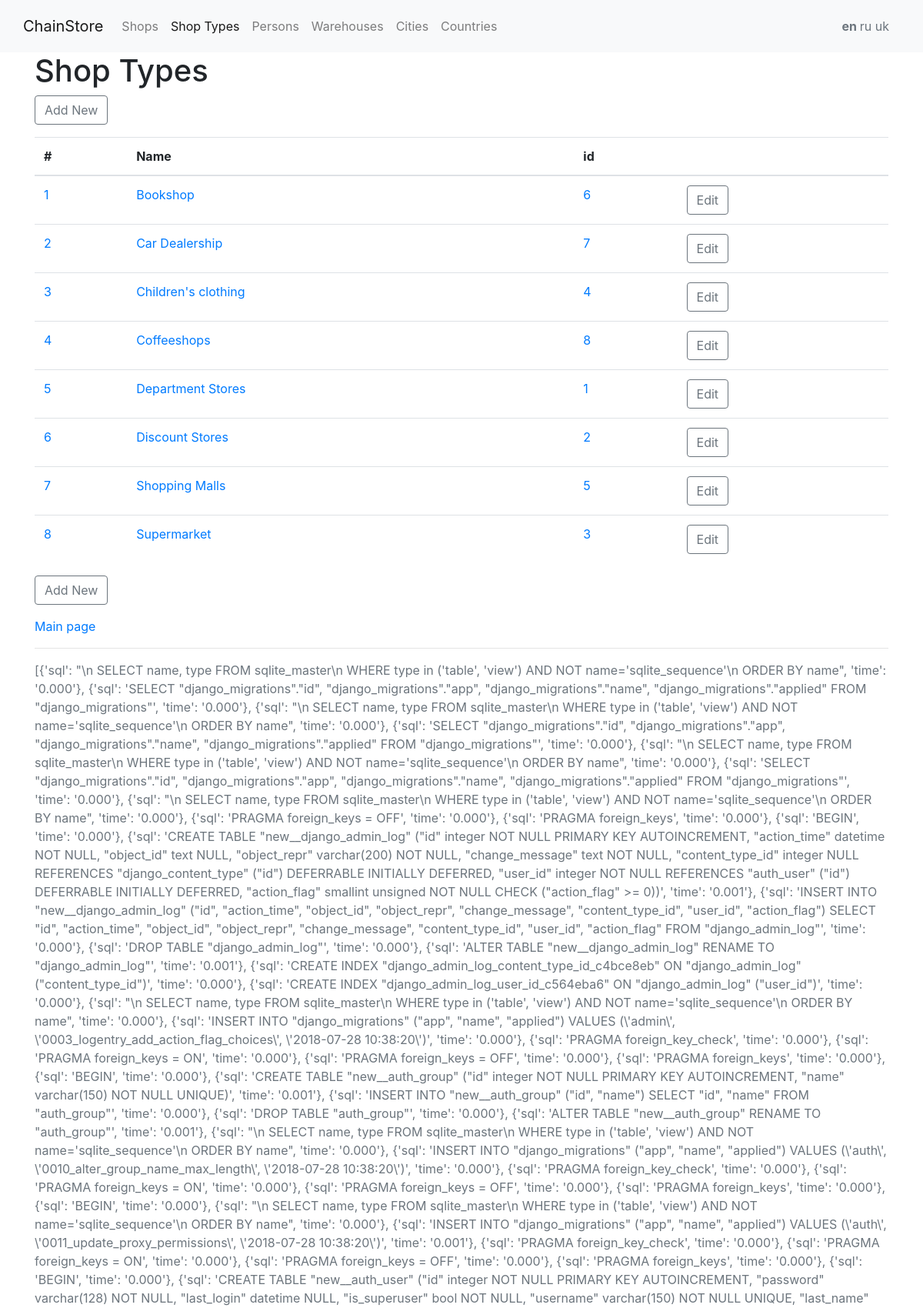
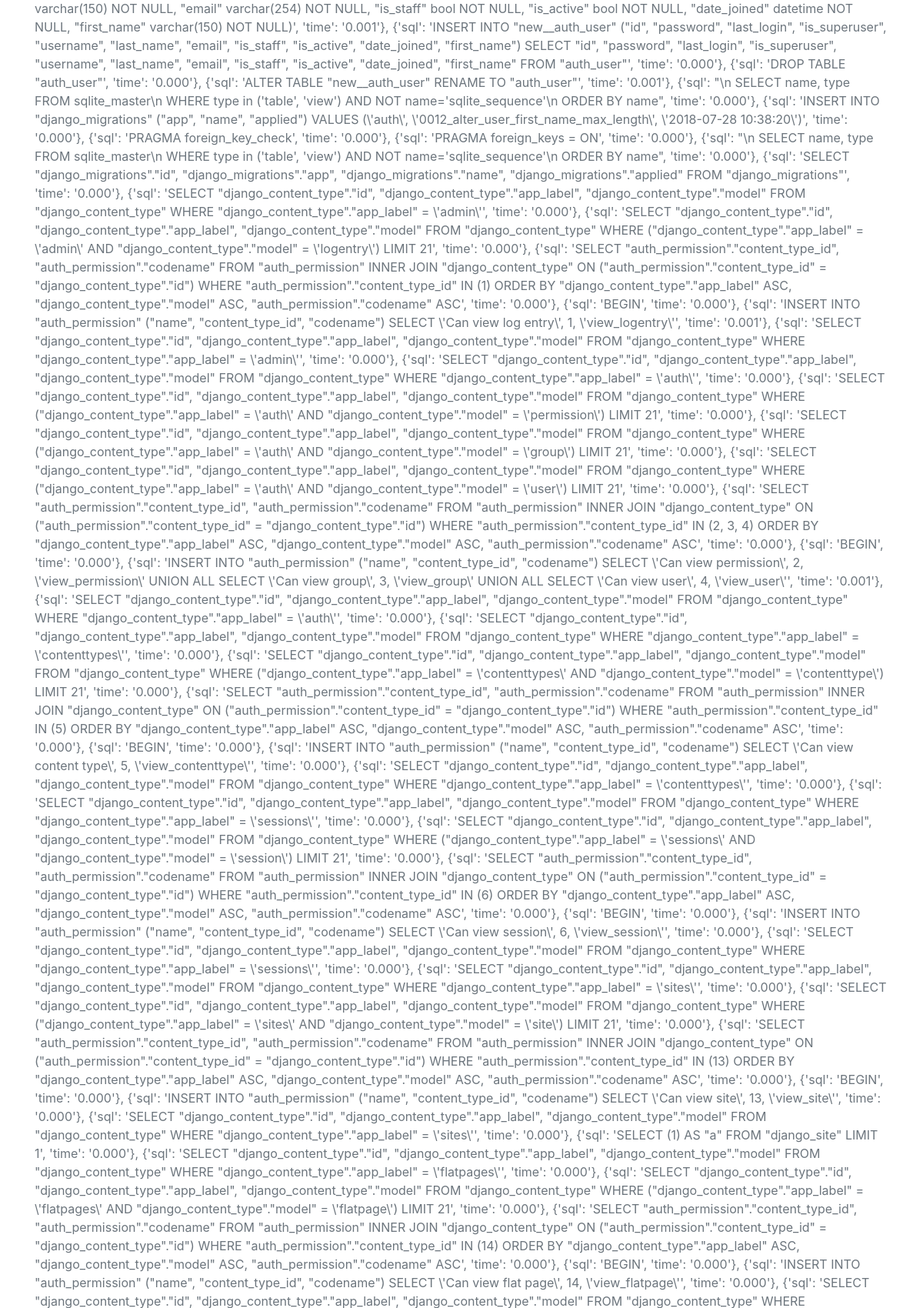
/shoptype/ (upper part), run on the app's committed database (2 pictures, top to bottom).
### shop/models.py (models this page shows, shortened)
class ShopType(models.Model):
    name = models.CharField(max_length=50, unique=True, verbose_name=_('name'))
    description = models.TextField(verbose_name=_('description'))
    class Meta:
        ordering = ('name',)

### shop/views.py (the view)
# urls.py: path('shoptype/', ShopTypeList.as_view(), name='shoptype'),
class ShopTypeList(ListView):
    model = ShopType
    context_object_name = 'shoptypes'
    template_name = 'shop/shoptype_list.html'
    def get_context_data(self, **kwargs):
        context = super().get_context_data(**kwargs)
        context['main_menu_key'] = 'shoptypes'
        return context

### chainstore/context_processors.py (called while the page is built)
def copyright_year():
    opening_year = 2018
    current_year = datetime.now().year
    if current_year > opening_year:
        return f'{opening_year}-{current_year}'
    return opening_year

def chainstore_constants(request):
    return {
        'AUTHOR': 'Maksym Skorupskyi',
        'WEBSITE': 'ChainStore',
        'COPYRIGHT_YEAR': copyright_year(),
        'MAIN_MENU': MAIN_MENU,
        'sql_queries': connection.queries,
    }

### chainstore/templatetags/chainstore_template_tags.py (called while the page is built)
@register.inclusion_tag('chainstore/tags/messages.html', takes_context=True)
def show_messages(context, show=True):
    return {'messages': (context.get('messages') if show else None)}

### shop/templates/shop/shoptype_list.html (shortened to what this page needs)
{% extends 'base.html' %}
{% load i18n %}
{% block content %}
    <h1>{% trans 'Shop Types'|capfirst %}</h1>
    {% include "chainstore/button_add.html" %}
    {% if shoptypes %}
        <table class="table">
            <thead>
            <tr>
                <th>#</th>
                <th>{% trans 'Name'|capfirst %}</th>
                <th>id</th>
                <th></th>
            </tr>
            </thead>
            <tbody>
            {% for shoptype in shoptypes %}
                <tr>
                    <td><a href="{% url 'shoptype' pk=shoptype.pk %}">{{ forloop.counter }}</a></td>
                    <td><a href="{% url 'shoptype' pk=shoptype.pk %}">{{ shoptype.name }}</a></td>
                    <td><a href="{% url 'shoptype' pk=shoptype.pk %}">{{ shoptype.pk }}</a></td>
                    <td>
                        <a href="{% url 'shoptype' pk=shoptype.pk %}edit">
                            <button type="button" class="btn btn-outline-secondary">{% trans 'Edit' %}</button>
                        </a>
                    </td>
                </tr>
            {% endfor %}
            </tbody>
        </table>
    {% else %}
        <p class="text-muted">
            <i>List of Shop Types is empty.</i>
        </p>
    {% endif %}
    {% include "chainstore/button_add.html" %}
{% endblock %}

### chainstore/static/chainstore/css/style.css (style rules this page uses)
html { position: relative; min-height: 100%; }
body { margin-bottom: 50px; }

### data on the page
ShopType: name "Bookshop", pk "6"
ShopType: name "Car Dealership", pk "7"
ShopType: name "Children's clothing", pk "4"
ShopType: name "Coffeeshops", pk "8"
ShopType: name "Department Stores", pk "1"
ShopType: name "Discount Stores", pk "2"
ShopType: name "Shopping Malls", pk "5"
ShopType: name "Supermarket", pk "3"

### other printed values
{{ WEBSITE }} "ChainStore"
{{ item.title }} "Shops" "Shop Types" "Persons" "Warehouses" "Cities" "Countries"
{{ language.code }} "en" "ru" "uk"
